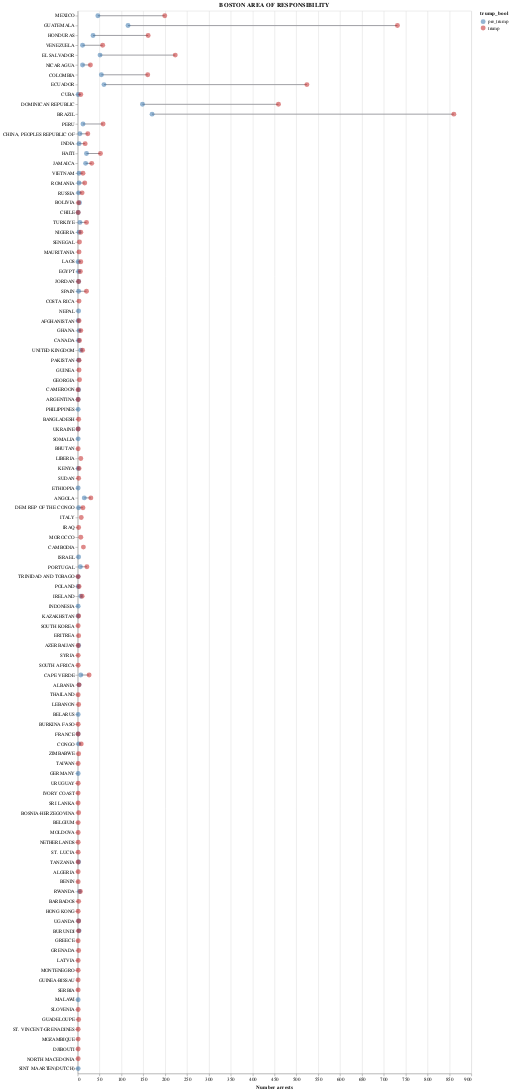

Notebook code for this chart:
### Code cell
country_pre_post_plot('BOSTON AREA OF RESPONSIBILITY', save=True)

### Figure 1 — Vega-Lite specification as saved in the notebook (floating-point values rounded to 4 significant figures; data arrays with more than 128 entries replaced by an {"elided": "..."} marker saying what was removed)
{"config": {"view": {"continuousWidth": 300, "continuousHeight": 300}}, "layer": [{"mark": {"type": "line", "color": "#9E9EA3"}, "encoding": {"detail": {"field": "citizenship_country", "type": "nominal"}, "x": {"field": "num_arrests", "type": "quantitative"}, "y": {"field": "citizenship_country", "sort": {"elided": "187 str values"}, "type": "nominal"}}}, {"mark": {"type": "point", "filled": true, "opacity": 0.5, "size": 100}, "encoding": {"color": {"field": "trump_bool", "scale": {"domain": ["pre_trump", "trump"], "range": ["#2a6ca8", "#bf1515"]}, "type": "nominal"}, "x": {"field": "num_arrests", "title": "Number arrests", "type": "quantitative"}, "y": {"field": "citizenship_country", "sort": {"elided": "187 str values"}, "title": "", "type": "nominal"}}, "title": "BOSTON AREA OF RESPONSIBILITY"}], "data": {"name": "data-be5781b359ac544636d2dcf45b7f00a5"}, "width": 800, "$schema": "https://vega.github.io/schema/vega-lite/v5.20.1.json", "datasets": {"data-be5781b359ac544636d2dcf45b7f00a5": {"elided": "160 records"}}}
